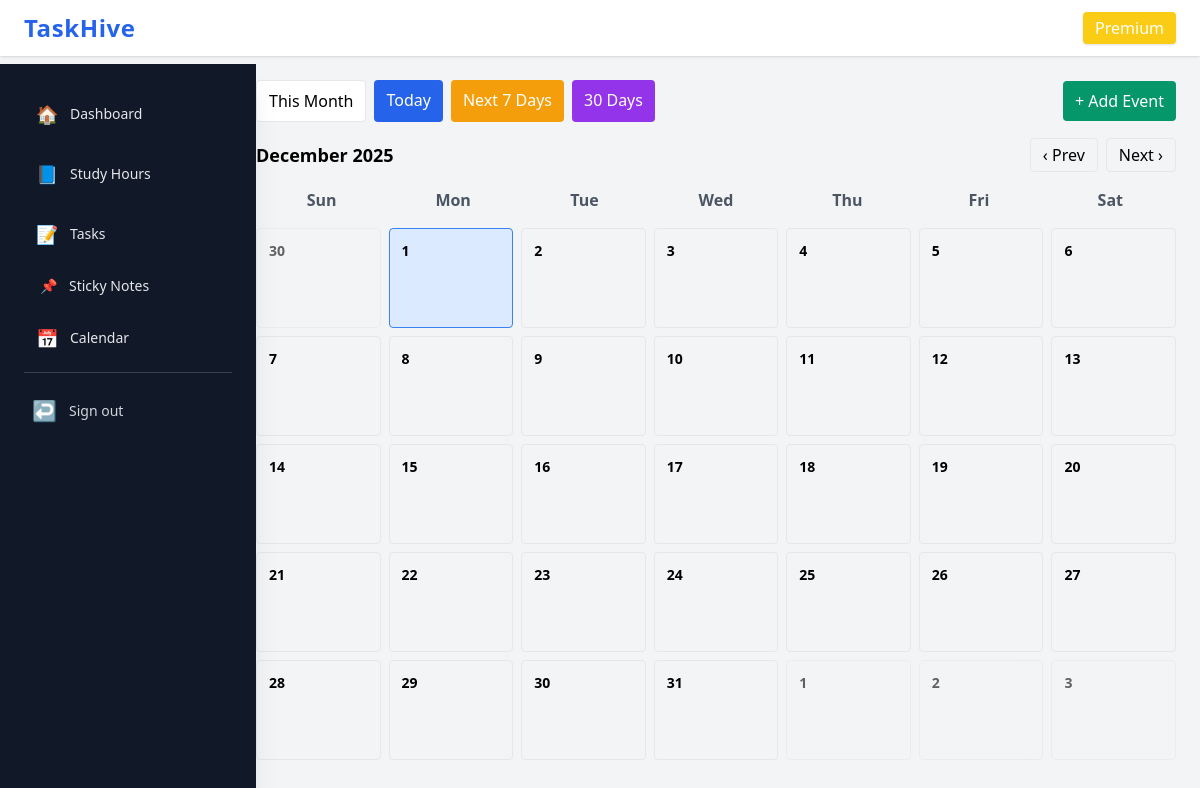
The page /calendar/ (signed in) on the database as committed earlier.
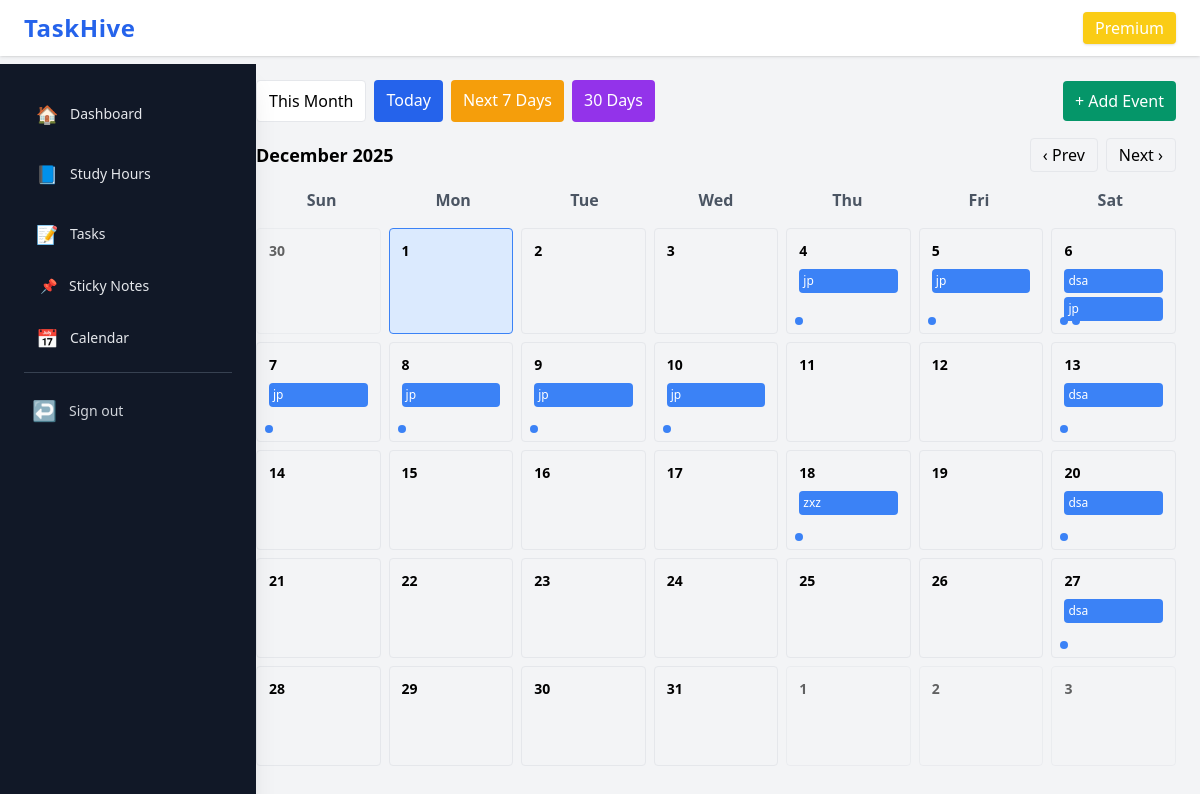
The same page on the database as committed later.
### tasks/models.py (models this page shows, shortened)
class Task(models.Model):
    user = models.ForeignKey(User, on_delete=models.CASCADE)
    owner = models.ForeignKey(
        User,
        on_delete=models.CASCADE,
        related_name="task_owner",
        null=True,
        blank=True
    )
    category = models.ForeignKey(Category, on_delete=models.SET_NULL, null=True, blank=True)
    title = models.CharField(max_length=255)
    description = models.TextField(blank=True)
    priority = models.CharField(max_length=10, choices=PRIORITY, default='medium')
    due_date = models.DateTimeField(null=True, blank=True)
    reminder_at = models.DateTimeField(null=True, blank=True)
    starred = models.BooleanField(default=False)
    completed = models.BooleanField(default=False)
    repeat = models.CharField(max_length=20, choices=REPEAT, default='none')
    created_at = models.DateTimeField(auto_now_add=True)

### calendarapp/views.py (the view)
# urls.py: path("", views.calendar_page, name="calendar"),
@login_required
def calendar_page(request, year=None, month=None):
    today = date.today()
    if year is None or month is None:
        year = today.year
        month = today.month
    year = int(year)
    month = int(month)
    view_date = date(year, month, 1)
    if month == 1:
        prev_month = 12
        prev_year = year - 1
    else:
        prev_month = month - 1
        prev_year = year
    if month == 12:
        next_month = 1
        next_year = year + 1
    else:
        next_month = month + 1
        next_year = year
    cal = calendar.Calendar(firstweekday=6)
    calendar_weeks = list(cal.monthdatescalendar(year, month))
    items_map = build_items_map(request.user)
    reminders = Task.objects.filter(
        owner=request.user,
        due_date__isnull=False,
        due_date__gte=today,
        due_date__lte=today + timedelta(days=1)
    )
    context = {
        "view_date": view_date,
        "today": today,
        "calendar_weeks": calendar_weeks,
        "items_map": items_map,
        "reminders": reminders,
        "prev_year": prev_year,
        "prev_month": prev_month,
        "next_year": next_year,
        "next_month": next_month,
    }
    return render(request, "calendarapp/calendar.html", context)

### calendarapp/templatetags/dict_get.py (called while the page is built)
@register.filter
def dict_get(d, key):
    if not d:
        return None
    return d.get(key)

### calendarapp/views.py (called while the page is built)
def build_items_map(user):
    items_map = {}
    for t in Task.objects.filter(owner=user):
        if not t.due_date:
            continue
        key = t.due_date.strftime("%Y-%m-%d")
        items_map.setdefault(key, []).append({
            "type": "task",
            "title": t.title,
            "priority": t.priority,
        })
    for e in CalendarEvent.objects.filter(owner=user):
        key = e.date.strftime("%Y-%m-%d")
        items_map.setdefault(key, []).append({
            "type": "event",
            "title": e.title,
            "priority": None,
        })
    return items_map

### calendarapp/templates/calendarapp/calendar.html (shortened to what this page needs)
{% extends "dashboard/base.html" %}
{% load static calender_tag %}
{% load dict_get %}
{% block content %}
<div class="space-y-4">
  <div class="flex justify-between items-center">
    <div class="flex gap-2">
      <a href="{% url 'calendarapp:calendar' %}" class="px-3 py-2 bg-white border rounded">This Month</a>
      <a href="{% url 'calendarapp:task_filter' 'today' %}" class="px-3 py-2 bg-blue-600 text-white rounded">Today</a>
      <a href="{% url 'calendarapp:task_filter' 'week' %}" class="px-3 py-2 bg-amber-500 text-white rounded">Next 7 Days</a>
      <a href="{% url 'calendarapp:task_filter' 'month' %}" class="px-3 py-2 bg-purple-600 text-white rounded">30 Days</a>
    </div>
    <button id="open-create" class="px-3 py-2 bg-emerald-600 text-white rounded">+ Add Event</button>
  </div>
  <div class="flex items-center justify-between">
    <div class="text-lg font-bold">{{ view_date|date:"F Y" }}</div>
    <div class="flex gap-2">
      <a href="{% url 'calendarapp:calendar_month' prev_year prev_month %}"
         class="px-3 py-1 border rounded">‹ Prev</a>
      <a href="{% url 'calendarapp:calendar_month' next_year next_month %}"
         class="px-3 py-1 border rounded">Next ›</a>
    </div>
  </div>
  <div class="grid grid-cols-7 text-center font-semibold text-gray-600">
    <div>Sun</div><div>Mon</div><div>Tue</div><div>Wed</div>
    <div>Thu</div><div>Fri</div><div>Sat</div>
  </div>
  <div class="grid grid-cols-7 gap-2">
    {% for week in calendar_weeks %}
      {% for day in week %}
        {% with day_key=day|date:"Y-m-d" %}
        {% if day_key %}
        <a href="{% url 'calendarapp:tasks_by_day' day_key %}"
           class="block p-3 border rounded min-h-[100px] relative
                  {% if day == today %} bg-blue-100 border-blue-500 {% endif %}
                  {% if day.month != view_date.month %} opacity-60 {% endif %}">
        {% else %}
        <div class="block p-3 border rounded min-h-[100px] opacity-30">
        {% endif %}
          <div class="text-sm font-semibold">{{ day.day }}</div>
          {% with items=items_map|dict_get:day_key %}
            {% if items %}
              <div class="mt-2 space-y-1">
                {% for it in items|slice:":3" %}
                  <div class="text-xs p-1 rounded
                       {% if it.type == 'task' %}
                          {% if it.priority == 'High' %} bg-red-600 text-white
                          {% elif it.priority == 'Medium' %} bg-orange-500 text-white
                          {% else %} bg-blue-500 text-white {% endif %}
                       {% else %}
                          bg-slate-600 text-white
                       {% endif %}
                  ">
                    {{ it.title }}
                  </div>
                {% endfor %}
              </div>
            {% endif %}
          {% endwith %}
          <div class="absolute bottom-2 left-2 flex gap-1">
            {% with items=items_map|dict_get:day_key %}
              {% if items %}
                {% for it in items %}
                  <span class="w-2 h-2 rounded-full
                    {% if it.type == 'task' %}
                        {% if it.priority == 'High' %} bg-red-600
                        {% elif it.priority == 'Medium' %} bg-orange-500
                        {% else %} bg-blue-500 {% endif %}
                    {% else %}
                        bg-slate-600
                    {% endif %}
                  "></span>
                {% endfor %}
              {% endif %}
            {% endwith %}
          </div>
        {% if day_key %}
        </a>
        {% else %}
        </div>
        {% endif %}
        {% endwith %}
      {% endfor %}
    {% endfor %}
  </div>
</div>
{% endblock %}

### dashboard/templates/dashboard/base.html (shortened to what this page needs)
{% load static %}
<!DOCTYPE html>
<html lang="en">
<head>
  <script src="https://cdn.tailwindcss.com"></script>
  <link rel="stylesheet" href="{% static 'css/site.css' %}">
</head>
<body class="bg-gray-100 font-sans">
  <nav class="bg-white shadow fixed top-0 left-0 w-full z-20">
    <div class="flex justify-between items-center px-6 py-3">
      <h1 class="text-2xl font-extrabold text-blue-600 tracking-wide">
        TaskHive
      </h1>
      <div class="flex items-center space-x-4">
        <a href="#" class="bg-yellow-400 hover:bg-yellow-500 text-white px-3 py-1 rounded shadow font-medium">
          Premium
        </a>
      </div>
    </div>
  </nav>
  <div id="sidebar"
       class="fixed top-0 left-0 mt-16 w-64 h-full bg-gray-900 text-gray-200 shadow-xl
              transform -translate-x-full md:translate-x-0 transition duration-300 z-30
              overflow-y-auto scrollbar-thin scrollbar-thumb-gray-700 scrollbar-track-gray-800">
    <ul class="p-6 space-y-2 text-sm">
  <li>
    <a href="{% url 'dashboard:home' %}"
       class="sidebar-link block p-3 rounded hover:bg-gray-800 flex items-center space-x-3">
       <span class="text-blue-400 text-lg">🏠</span>
       <span>Dashboard</span>
    </a>
  </li>
  <li>
    <a href="/studytracker/"
       class="sidebar-link block p-3 rounded hover:bg-gray-800 flex items-center space-x-3">
       <span class="text-emerald-400 text-lg">📘</span>
       <span>Study Hours</span>
    </a>
  </li>
<li>
    <a href="{% url 'tasks:home' %}"
       class="sidebar-link block p-3 rounded hover:bg-gray-800 flex items-center space-x-3">
       <span class="text-yellow-300 text-lg">📝</span>
       <span>Tasks</span>
    </a>
</li>
  <li>
<li>
    <a href="{% url 'sticky:wall' %}"
       class="flex items-center gap-3 px-4 py-2 rounded hover:bg-gray-800 transition">
         📌<span>Sticky Notes</span>
    </a>
</li>
  </li>
  <li>
    <a href="{% url 'calendarapp:calendar' %}"
       class="sidebar-link block p-3 rounded hover:bg-gray-800 flex items-center space-x-3">
       <span class="text-purple-400 text-lg">📅</span>
       <span>Calendar</span>
    </a>
  </li>
  <li class="mt-6 pt-4 border-t border-gray-700">
    <a href="{% url 'users:logout' %}"
       class="flex items-center gap-3 text-gray-300 hover:text-white p-2 rounded">
       <span class="text-xl">↩</span>
       <span>Sign out</span>
    </a>
  </li>
</ul>
  </div>
  <div class="pt-20 pl-0 md:pl-64 p-6 min-h-screen">
    {% block content %}
    {% endblock %}
  </div>
</body>
</html>

### static/css/site.css (style rules this page uses)
body { font-family: ui-sans-serif, system-ui, -apple-system, "Segoe UI", Roboto, "Helvetica Neue", Arial; }

Rows that differ between the two databases and show on the page:
added Task: title "jp", priority "medium" (drawn)
added Task: title "jp", priority "medium" (drawn)
added Task: title "dsa", priority "high" (drawn)
added Task: title "jp", priority "medium" (drawn)
added Task: title "jp", priority "medium" (drawn)
added Task: title "jp", priority "medium" (drawn)
added Task: title "jp", priority "medium" (drawn)
added Task: title "jp", priority "medium" (drawn)
added Task: title "dsa", priority "high" (drawn)
added Task: title "zxz", priority "high" (drawn)
added Task: title "dsa", priority "high" (drawn)
added Task: title "dsa", priority "high" (drawn)
